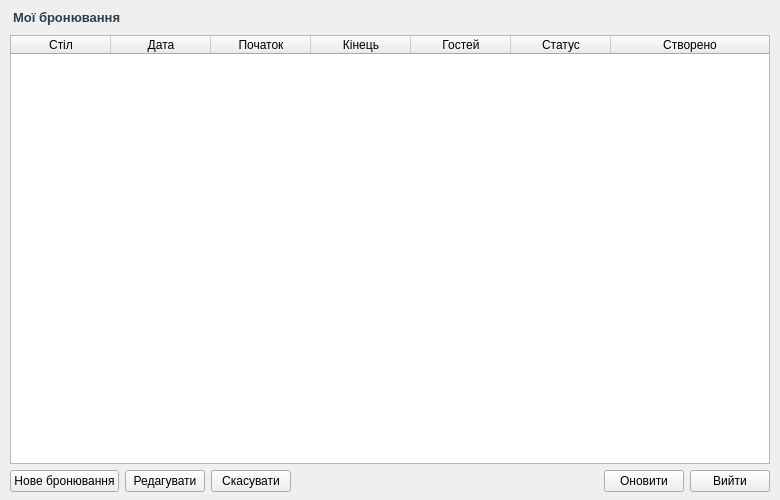
<?xml version="1.0" encoding="UTF-8"?>
<ui version="4.0">
 <class>MainView</class>
 <widget class="QWidget" name="MainView">
  <property name="geometry">
   <rect><x>0</x><y>0</y><width>780</width><height>500</height></rect>
  </property>
  <layout class="QVBoxLayout" name="verticalLayout">
   <property name="leftMargin"><number>10</number></property>
   <property name="topMargin"><number>8</number></property>
   <property name="rightMargin"><number>10</number></property>
   <property name="bottomMargin"><number>8</number></property>
   <property name="spacing"><number>6</number></property>
   <item>
    <widget class="QLabel" name="titleLabel">
     <property name="text"><string>Мої бронювання</string></property>
     <property name="styleSheet">
      <string>font-size: 13px; font-weight: 600; color: #2C3E50; padding: 2px 0 4px 0;</string>
     </property>
    </widget>
   </item>
   <item>
    <widget class="QTableWidget" name="reservationsTable">
     <property name="columnCount"><number>7</number></property>
     <property name="rowCount"><number>0</number></property>
     <property name="selectionBehavior"><enum>QAbstractItemView::SelectRows</enum></property>
     <property name="editTriggers"><set>QAbstractItemView::NoEditTriggers</set></property>
     <property name="alternatingRowColors"><bool>true</bool></property>
     <property name="showGrid"><bool>true</bool></property>
     <attribute name="horizontalHeaderStretchLastSection"><bool>true</bool></attribute>
     <attribute name="verticalHeaderVisible"><bool>false</bool></attribute>
     <column><property name="text"><string>Стіл</string></property></column>
     <column><property name="text"><string>Дата</string></property></column>
     <column><property name="text"><string>Початок</string></property></column>
     <column><property name="text"><string>Кінець</string></property></column>
     <column><property name="text"><string>Гостей</string></property></column>
     <column><property name="text"><string>Статус</string></property></column>
     <column><property name="text"><string>Створено</string></property></column>
    </widget>
   </item>
   <item>
    <layout class="QHBoxLayout" name="buttonsLayout">
     <property name="spacing"><number>6</number></property>
     <item>
      <widget class="QPushButton" name="createBtn">
       <property name="text"><string>Нове бронювання</string></property>
      </widget>
     </item>
     <item>
      <widget class="QPushButton" name="editBtn">
       <property name="text"><string>Редагувати</string></property>
      </widget>
     </item>
     <item>
      <widget class="QPushButton" name="cancelBtn">
       <property name="text"><string>Скасувати</string></property>
      </widget>
     </item>
     <item>
      <spacer name="horizontalSpacer">
       <property name="orientation"><enum>Qt::Horizontal</enum></property>
       <property name="sizeHint" stdset="0"><size><width>40</width><height>20</height></size></property>
      </spacer>
     </item>
     <item>
      <widget class="QPushButton" name="refreshBtn">
       <property name="text"><string>Оновити</string></property>
      </widget>
     </item>
     <item>
      <widget class="QPushButton" name="logoutBtn">
       <property name="text"><string>Вийти</string></property>
      </widget>
     </item>
    </layout>
   </item>
  </layout>
 </widget>
 <resources/>
 <connections/>
</ui>
